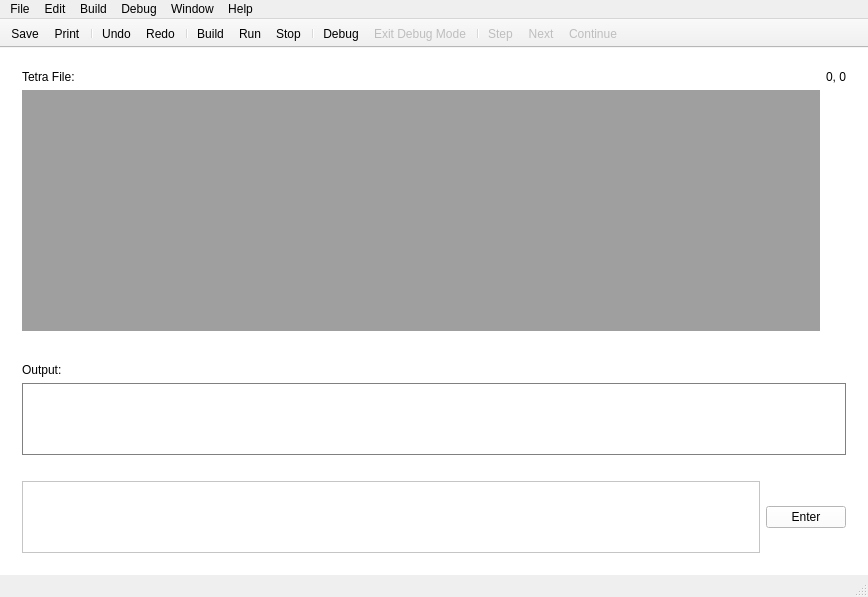
<?xml version="1.0" encoding="UTF-8"?>
<ui version="4.0">
 <class>MainWindow</class>
 <widget class="QMainWindow" name="MainWindow">
  <property name="geometry">
   <rect>
    <x>0</x>
    <y>0</y>
    <width>868</width>
    <height>597</height>
   </rect>
  </property>
  <property name="windowTitle">
   <string>MainWindow</string>
  </property>
  <property name="styleSheet">
   <string notr="true"/>
  </property>
  <widget class="QWidget" name="centralWidget">
   <property name="styleSheet">
    <string notr="true">background: rgb(255, 255, 255)</string>
   </property>
   <layout class="QGridLayout" name="gridLayout_3">
    <item row="0" column="0">
     <widget class="QSplitter" name="mainSplitter">
      <property name="styleSheet">
       <string notr="true">QSplitter::handle{
background-color: white;
}</string>
      </property>
      <property name="orientation">
       <enum>Qt::Vertical</enum>
      </property>
      <widget class="QWidget" name="layoutWidget">
       <layout class="QGridLayout" name="gridLayout">
        <item row="2" column="0">
         <widget class="Editor" name="input" native="true">
          <property name="sizePolicy">
           <sizepolicy hsizetype="Expanding" vsizetype="Expanding">
            <horstretch>0</horstretch>
            <verstretch>0</verstretch>
           </sizepolicy>
          </property>
          <property name="sizeIncrement">
           <size>
            <width>1</width>
            <height>1</height>
           </size>
          </property>
          <property name="mouseTracking">
           <bool>false</bool>
          </property>
          <property name="contextMenuPolicy">
           <enum>Qt::DefaultContextMenu</enum>
          </property>
          <property name="styleSheet">
           <string notr="true">Editor{
border: 1px solid grey
}</string>
          </property>
         </widget>
        </item>
        <item row="0" column="0">
         <widget class="QLabel" name="tetraFileLabel">
          <property name="text">
           <string>Tetra File:</string>
          </property>
         </widget>
        </item>
        <item row="0" column="1">
         <widget class="QLabel" name="cursorPosition">
          <property name="sizePolicy">
           <sizepolicy hsizetype="Minimum" vsizetype="Minimum">
            <horstretch>0</horstretch>
            <verstretch>0</verstretch>
           </sizepolicy>
          </property>
          <property name="text">
           <string>0, 0</string>
          </property>
         </widget>
        </item>
        <item row="1" column="0">
         <widget class="QMdiArea" name="threadMdi">
          <property name="styleSheet">
           <string notr="true">background-color{qlineargradient(spread:pad, x1:0, y1:1, x2:0, y2:0, stop:0 rgba(0, 0, 0, 255), stop:0.05 rgba(14, 8, 73, 255), stop:0.36 rgba(28, 17, 145, 255), stop:0.6 rgba(126, 14, 81, 255), stop:0.75 rgba(234, 11, 11, 255), stop:0.79 rgba(244, 70, 5, 255), stop:0.86 rgba(255, 136, 0, 255), stop:0.935 rgba(239, 236, 55, 255));}</string>
          </property>
         </widget>
        </item>
       </layout>
      </widget>
      <widget class="QSplitter" name="splitter">
       <property name="styleSheet">
        <string notr="true">QSplitter::handle{
background-color: white;
}</string>
       </property>
       <property name="orientation">
        <enum>Qt::Vertical</enum>
       </property>
       <widget class="QWidget" name="layoutWidget">
        <layout class="QVBoxLayout" name="verticalLayout">
         <item>
          <widget class="QLabel" name="outputLabel">
           <property name="text">
            <string>Output:</string>
           </property>
          </widget>
         </item>
         <item>
          <widget class="QTextEdit" name="output">
           <property name="sizePolicy">
            <sizepolicy hsizetype="MinimumExpanding" vsizetype="MinimumExpanding">
             <horstretch>0</horstretch>
             <verstretch>0</verstretch>
            </sizepolicy>
           </property>
           <property name="autoFillBackground">
            <bool>false</bool>
           </property>
           <property name="styleSheet">
            <string notr="true">QTextEdit{
border: 1px solid grey;
}</string>
           </property>
           <property name="frameShadow">
            <enum>QFrame::Plain</enum>
           </property>
           <property name="verticalScrollBarPolicy">
            <enum>Qt::ScrollBarAsNeeded</enum>
           </property>
           <property name="horizontalScrollBarPolicy">
            <enum>Qt::ScrollBarAsNeeded</enum>
           </property>
           <property name="sizeAdjustPolicy">
            <enum>QAbstractScrollArea::AdjustToContentsOnFirstShow</enum>
           </property>
           <property name="lineWrapMode">
            <enum>QTextEdit::WidgetWidth</enum>
           </property>
           <property name="readOnly">
            <bool>true</bool>
           </property>
           <property name="placeholderText">
            <string/>
           </property>
          </widget>
         </item>
        </layout>
       </widget>
       <widget class="QWidget" name="layoutWidget">
        <layout class="QHBoxLayout" name="horizontalLayout">
         <item>
          <widget class="QPlainTextEdit" name="userInput"/>
         </item>
         <item>
          <widget class="QPushButton" name="enterInputButton">
           <property name="text">
            <string>Enter</string>
           </property>
          </widget>
         </item>
        </layout>
       </widget>
      </widget>
     </widget>
    </item>
   </layout>
  </widget>
  <widget class="QMenuBar" name="menuBar">
   <property name="geometry">
    <rect>
     <x>0</x>
     <y>0</y>
     <width>868</width>
     <height>29</height>
    </rect>
   </property>
   <widget class="QMenu" name="menuFile">
    <property name="title">
     <string>File</string>
    </property>
    <addaction name="actionNew"/>
    <addaction name="actionOpen"/>
    <addaction name="separator"/>
    <addaction name="actionSave"/>
    <addaction name="separator"/>
    <addaction name="actionPrint"/>
   </widget>
   <widget class="QMenu" name="menuHelp">
    <property name="title">
     <string>Help</string>
    </property>
    <addaction name="actionDocumentation"/>
    <addaction name="separator"/>
    <addaction name="actionAbout_Tetra"/>
   </widget>
   <widget class="QMenu" name="menuEdit">
    <property name="title">
     <string>Edit</string>
    </property>
    <addaction name="actionUndo"/>
    <addaction name="actionRedo"/>
    <addaction name="separator"/>
    <addaction name="actionCut"/>
    <addaction name="actionCopy"/>
    <addaction name="actionPaste"/>
    <addaction name="separator"/>
    <addaction name="actionDelete"/>
    <addaction name="separator"/>
    <addaction name="actionSelect_All"/>
    <addaction name="separator"/>
    <addaction name="actionFind"/>
   </widget>
   <widget class="QMenu" name="menuBuild">
    <property name="title">
     <string>Build</string>
    </property>
    <addaction name="actionRun"/>
    <addaction name="separator"/>
    <addaction name="actionBuild"/>
    <addaction name="actionStop"/>
   </widget>
   <widget class="QMenu" name="menuDebug">
    <property name="title">
     <string>Debug</string>
    </property>
    <addaction name="actionDebug"/>
    <addaction name="actionExit_Debug_Mode"/>
    <addaction name="separator"/>
    <addaction name="actionStep"/>
    <addaction name="actionNext"/>
    <addaction name="actionContinue"/>
    <addaction name="actionSet_Breakpoint"/>
    <addaction name="actionRemove_Breakpoint"/>
    <addaction name="actionInterrupt"/>
   </widget>
   <widget class="QMenu" name="menuWindow">
    <property name="title">
     <string>Window</string>
    </property>
    <addaction name="actionMinimize"/>
    <addaction name="actionFull_Screen"/>
    <addaction name="separator"/>
    <addaction name="actionClear_Output"/>
    <addaction name="separator"/>
    <addaction name="actionTab_Width"/>
    <addaction name="actionLine_Numbers"/>
   </widget>
   <addaction name="menuFile"/>
   <addaction name="menuEdit"/>
   <addaction name="menuBuild"/>
   <addaction name="menuDebug"/>
   <addaction name="menuWindow"/>
   <addaction name="menuHelp"/>
  </widget>
  <widget class="QStatusBar" name="statusBar"/>
  <widget class="QToolBar" name="toolBar">
   <property name="enabled">
    <bool>true</bool>
   </property>
   <property name="windowTitle">
    <string>Toolbar</string>
   </property>
   <property name="autoFillBackground">
    <bool>true</bool>
   </property>
   <property name="styleSheet">
    <string notr="true"/>
   </property>
   <property name="movable">
    <bool>false</bool>
   </property>
   <property name="iconSize">
    <size>
     <width>32</width>
     <height>32</height>
    </size>
   </property>
   <property name="toolButtonStyle">
    <enum>Qt::ToolButtonIconOnly</enum>
   </property>
   <property name="floatable">
    <bool>false</bool>
   </property>
   <attribute name="toolBarArea">
    <enum>TopToolBarArea</enum>
   </attribute>
   <attribute name="toolBarBreak">
    <bool>false</bool>
   </attribute>
   <addaction name="actionSave"/>
   <addaction name="actionPrint"/>
   <addaction name="separator"/>
   <addaction name="actionUndo"/>
   <addaction name="actionRedo"/>
   <addaction name="separator"/>
   <addaction name="actionBuild"/>
   <addaction name="actionRun"/>
   <addaction name="actionStop"/>
   <addaction name="separator"/>
   <addaction name="actionDebug"/>
   <addaction name="actionExit_Debug_Mode"/>
   <addaction name="separator"/>
   <addaction name="actionStep"/>
   <addaction name="actionNext"/>
   <addaction name="actionContinue"/>
  </widget>
  <action name="actionSave">
   <property name="icon">
    <iconset resource="AppResources.qrc">
     <normaloff>:/icons/resources/icons/appbar.save.png</normaloff>:/icons/resources/icons/appbar.save.png</iconset>
   </property>
   <property name="text">
    <string>Save</string>
   </property>
   <property name="iconVisibleInMenu">
    <bool>false</bool>
   </property>
  </action>
  <action name="actionNew">
   <property name="text">
    <string>New</string>
   </property>
  </action>
  <action name="actionOpen">
   <property name="text">
    <string>Open</string>
   </property>
  </action>
  <action name="actionPrint">
   <property name="icon">
    <iconset resource="AppResources.qrc">
     <normaloff>:/icons/resources/icons/appbar.printer.text.png</normaloff>:/icons/resources/icons/appbar.printer.text.png</iconset>
   </property>
   <property name="text">
    <string>Print...</string>
   </property>
   <property name="iconVisibleInMenu">
    <bool>false</bool>
   </property>
  </action>
  <action name="actionAbout_Tetra">
   <property name="text">
    <string>About Tetra</string>
   </property>
  </action>
  <action name="actionDocumentation">
   <property name="text">
    <string>Documentation</string>
   </property>
  </action>
  <action name="actionCut">
   <property name="text">
    <string>Cut</string>
   </property>
  </action>
  <action name="actionUndo">
   <property name="icon">
    <iconset resource="AppResources.qrc">
     <normaloff>:/icons/resources/icons/appbar.undo.png</normaloff>:/icons/resources/icons/appbar.undo.png</iconset>
   </property>
   <property name="text">
    <string>Undo</string>
   </property>
   <property name="iconVisibleInMenu">
    <bool>false</bool>
   </property>
  </action>
  <action name="actionRedo">
   <property name="icon">
    <iconset resource="AppResources.qrc">
     <normaloff>:/icons/resources/icons/appbar.redo.png</normaloff>:/icons/resources/icons/appbar.redo.png</iconset>
   </property>
   <property name="text">
    <string>Redo</string>
   </property>
   <property name="iconVisibleInMenu">
    <bool>false</bool>
   </property>
  </action>
  <action name="actionCopy">
   <property name="text">
    <string>Copy</string>
   </property>
  </action>
  <action name="actionPaste">
   <property name="text">
    <string>Paste</string>
   </property>
  </action>
  <action name="actionSave_As">
   <property name="text">
    <string>Save As</string>
   </property>
  </action>
  <action name="actionRun">
   <property name="checkable">
    <bool>true</bool>
   </property>
   <property name="icon">
    <iconset resource="AppResources.qrc">
     <normaloff>:/icons/resources/icons/appbar.control.play.png</normaloff>:/icons/resources/icons/appbar.control.play.png</iconset>
   </property>
   <property name="text">
    <string>Run</string>
   </property>
   <property name="iconVisibleInMenu">
    <bool>false</bool>
   </property>
  </action>
  <action name="actionDebug">
   <property name="checkable">
    <bool>true</bool>
   </property>
   <property name="icon">
    <iconset resource="AppResources.qrc">
     <normaloff>:/icons/resources/icons/appbar.bug.png</normaloff>:/icons/resources/icons/appbar.bug.png</iconset>
   </property>
   <property name="text">
    <string>Debug</string>
   </property>
   <property name="iconVisibleInMenu">
    <bool>false</bool>
   </property>
  </action>
  <action name="actionOpen_Recent">
   <property name="text">
    <string>Open Recent</string>
   </property>
  </action>
  <action name="actionDelete">
   <property name="text">
    <string>Delete</string>
   </property>
  </action>
  <action name="actionSelect_All">
   <property name="text">
    <string>Select All</string>
   </property>
  </action>
  <action name="actionBuild">
   <property name="icon">
    <iconset resource="AppResources.qrc">
     <normaloff>:/icons/resources/icons/appbar.protractor.png</normaloff>:/icons/resources/icons/appbar.protractor.png</iconset>
   </property>
   <property name="text">
    <string>Build</string>
   </property>
   <property name="iconVisibleInMenu">
    <bool>false</bool>
   </property>
  </action>
  <action name="actionStop">
   <property name="icon">
    <iconset resource="AppResources.qrc">
     <normaloff>:/icons/resources/icons/appbar.control.stop.png</normaloff>:/icons/resources/icons/appbar.control.stop.png</iconset>
   </property>
   <property name="text">
    <string>Stop</string>
   </property>
   <property name="iconVisibleInMenu">
    <bool>false</bool>
   </property>
  </action>
  <action name="actionFind">
   <property name="text">
    <string>Find</string>
   </property>
  </action>
  <action name="actionMinimize">
   <property name="text">
    <string>Minimize</string>
   </property>
  </action>
  <action name="actionFull_Screen">
   <property name="text">
    <string>Full Screen</string>
   </property>
  </action>
  <action name="actionLine_Numbers">
   <property name="checkable">
    <bool>true</bool>
   </property>
   <property name="checked">
    <bool>true</bool>
   </property>
   <property name="enabled">
    <bool>true</bool>
   </property>
   <property name="text">
    <string>Line Numbers</string>
   </property>
  </action>
  <action name="actionClear_Output">
   <property name="text">
    <string>Clear Output</string>
   </property>
  </action>
  <action name="actionContinue">
   <property name="enabled">
    <bool>false</bool>
   </property>
   <property name="icon">
    <iconset resource="AppResources.qrc">
     <normaloff>:/icons/resources/icons/appbar.control.resume.png</normaloff>:/icons/resources/icons/appbar.control.resume.png</iconset>
   </property>
   <property name="text">
    <string>Continue</string>
   </property>
  </action>
  <action name="actionStep">
   <property name="enabled">
    <bool>false</bool>
   </property>
   <property name="icon">
    <iconset resource="AppResources.qrc">
     <normaloff>:/icons/resources/icons/appbar.debug.step.into.png</normaloff>:/icons/resources/icons/appbar.debug.step.into.png</iconset>
   </property>
   <property name="text">
    <string>Step</string>
   </property>
   <property name="toolTip">
    <string>Step</string>
   </property>
  </action>
  <action name="actionExit_Debug_Mode">
   <property name="enabled">
    <bool>false</bool>
   </property>
   <property name="icon">
    <iconset resource="AppResources.qrc">
     <normaloff>:/icons/resources/icons/appbar.bug.remove.png</normaloff>:/icons/resources/icons/appbar.bug.remove.png</iconset>
   </property>
   <property name="text">
    <string>Exit Debug Mode</string>
   </property>
  </action>
  <action name="actionTab_Width">
   <property name="text">
    <string>Tab Width</string>
   </property>
  </action>
  <action name="actionInterrupt">
   <property name="enabled">
    <bool>false</bool>
   </property>
   <property name="text">
    <string>Interrupt</string>
   </property>
  </action>
  <action name="actionSet_Breakpoint">
   <property name="enabled">
    <bool>false</bool>
   </property>
   <property name="text">
    <string>Set Breakpoint</string>
   </property>
  </action>
  <action name="actionRemove_Breakpoint">
   <property name="enabled">
    <bool>false</bool>
   </property>
   <property name="text">
    <string>Remove Breakpoint</string>
   </property>
  </action>
  <action name="actionNext">
   <property name="enabled">
    <bool>false</bool>
   </property>
   <property name="icon">
    <iconset resource="AppResources.qrc">
     <normaloff>:/icons/resources/icons/appbar.navigate.next.png</normaloff>:/icons/resources/icons/appbar.navigate.next.png</iconset>
   </property>
   <property name="text">
    <string>Next</string>
   </property>
  </action>
 </widget>
 <layoutdefault spacing="6" margin="11"/>
 <customwidgets>
  <customwidget>
   <class>Editor</class>
   <extends>QWidget</extends>
   <header>editor.h</header>
  </customwidget>
 </customwidgets>
 <resources>
  <include location="AppResources.qrc"/>
 </resources>
 <connections/>
</ui>
